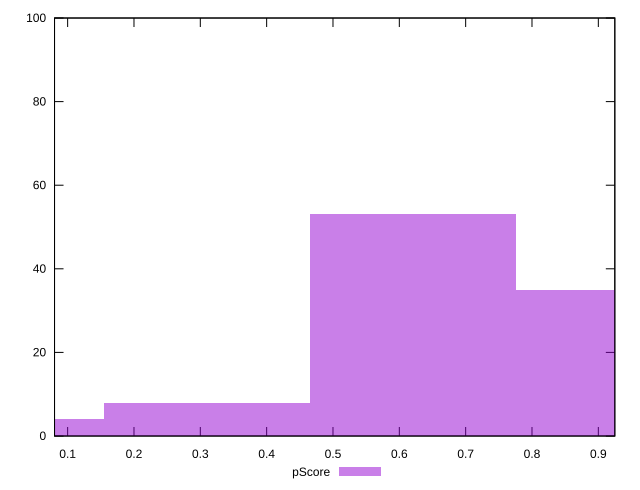

Source code (gnuplot):
reset

$pScore <<EOF
0.620395295312895 53
0.9305929429693425 35
0.3101976476564475 8
0 4
EOF

set key outside below
set boxwidth 0.3101976476564475
set xrange [0.08023116148526216:0.9248649865095251]
set yrange [0:100]
set trange [0:100]
set style fill transparent solid 0.5 noborder
set terminal svg size 640, 490 enhanced background rgb 'white'
set output "reprap/first-contentful-paint/samples/pages+cached+noexternal+nomedia+nocss/pScore/histogram.svg"

plot $pScore title "pScore" with boxes

reset
